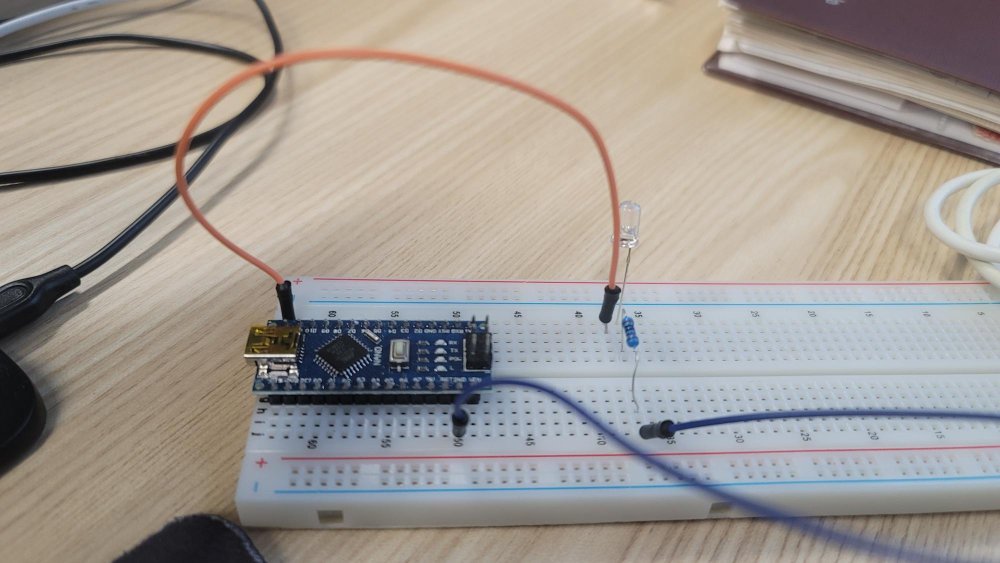
#> input picture arduino-LED.jpg, 2000 x 1126 px, given in place of the camera (shown at 1/2 size)
$ jupyter execute --allow-errors mtr_hackon_project.ipynb   (shell and % lines are left out)   (text cells are left out)
#> lines starting #> are read from the running program, lines starting #| are printed output that depends on the picture; after the words box and inside, x2 and y2 are one past the last pixel; in counts of white or black regions, pixels touching at a corner belong together
#> further down, frame is the input picture: shape (1126, 2000, 3); mean B, G, R 147.2, 153.4, 160
[cell 1]
import os
import numpy as np
import cv2
import pyvirtualcam
from skimage import data, filters
from collections import defaultdict
import serial
import time

[cell 2]
from ultralytics import YOLO

# Load a model
#> (the rest of this cell did not finish here and is left out)

[cell 3]
# Switch on LED

# [10 lines left out: function alertLED, not called in this run]

[cell 4]
# Frame differencing

def frameDiff(frame):
    if frame is None:
        sys.exit()

    fgMask = backSub.apply(frame)
#> fgMask: shape (1126, 2000); every value is 127


    cv2.rectangle(frame, (10, 2), (100,20), (255,255,255), -1)
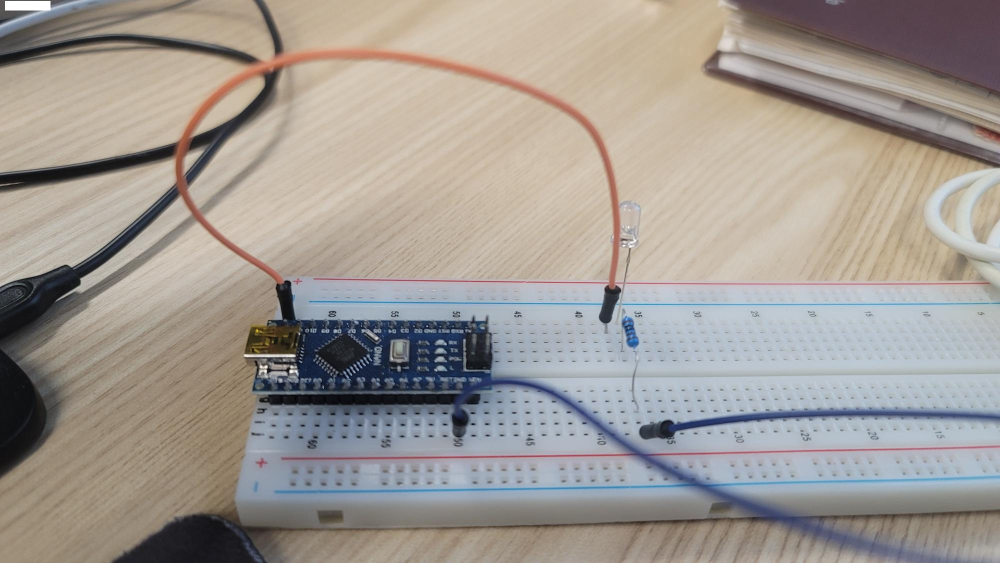
#> frame: shape (1126, 2000, 3) (shown at 1/2 size); 0.08% of pixels changed, all inside (x1, y1, x2, y2) = (10, 2, 101, 21)
    cv2.putText(frame, str(cap.get(cv2.CAP_PROP_POS_FRAMES)), (15, 15), cv2.FONT_HERSHEY_SIMPLEX, 0.5 , (0,0,0))
#> frame: shape (1126, 2000, 3); under 0.01% of pixels changed, all inside (x1, y1, x2, y2) = (17, 5, 40, 16)

    return fgMask

[cell 5]
# Edge detection

def frameCanny(frame, cmf):
    # Convert current frame to grayscale
    frame = cv2.cvtColor(frame, cv2.COLOR_BGR2GRAY)
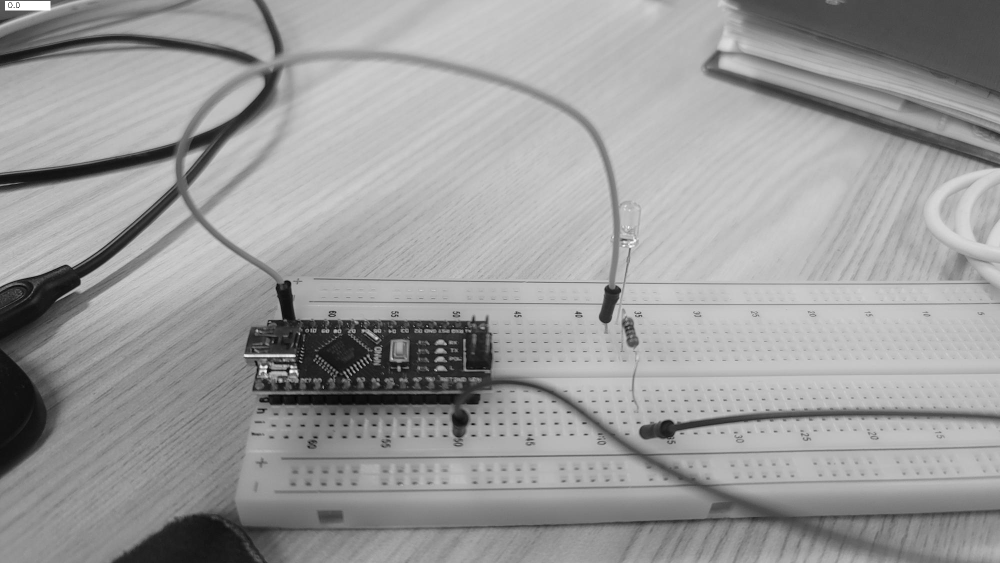
#> frame: shape (1126, 2000) (shown at 1/2 size); min 0, max 255, mean 154.8

    # Calculate absolute difference of current frame and the median frame
    dframe = cv2.absdiff(frame, cmf)
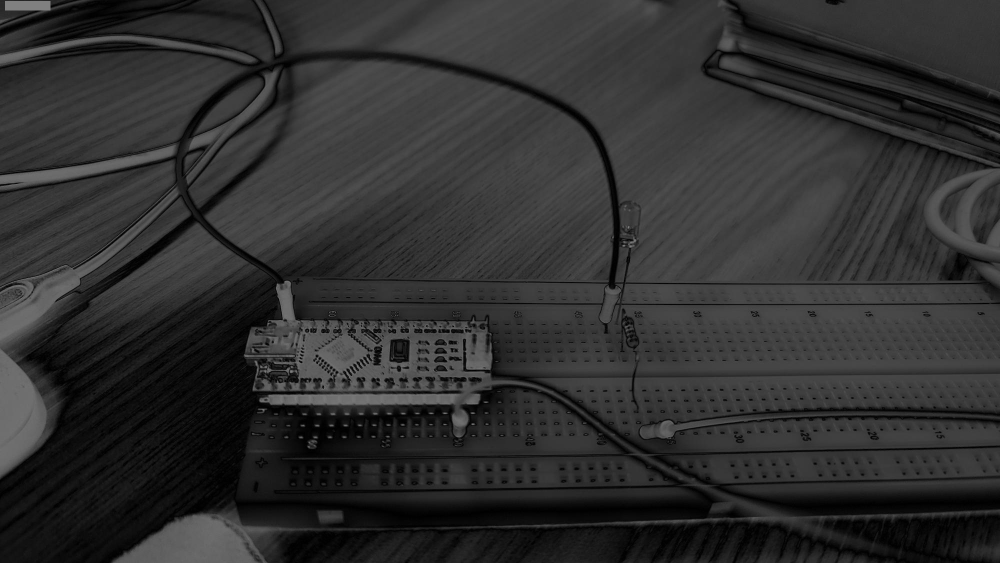
#> dframe: shape (1126, 2000) (shown at 1/2 size); min 0, max 128, mean 47.4

    # thresholding to convert the frame to binary
    ret, thres = cv2.threshold(dframe, 50, 255, cv2.THRESH_BINARY)
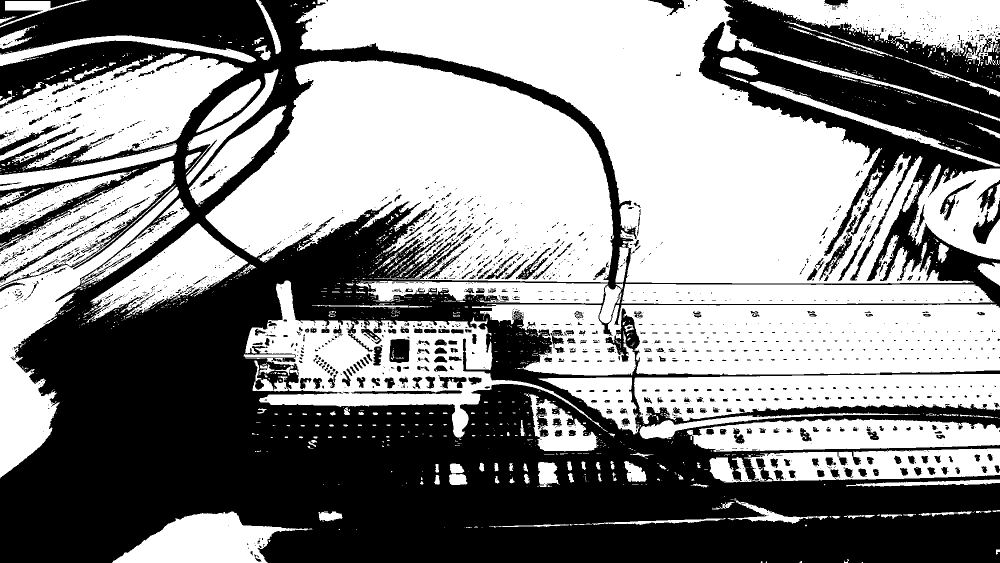
#> thres: shape (1126, 2000) (shown at 1/2 size); 54.5% white; 2220 black regions (1784 under 20 px), largest, box (x1, y1, x2, y2) and area: (0, 0, 2000, 1126) 967203, (0, 0, 163, 52) 2039, (0, 394, 300, 565) 1761

    # dilate the frame a bit to get some more white area makes the detection of contours a bit easier
    dilate_frame = cv2.dilate(thres, None, iterations=2)
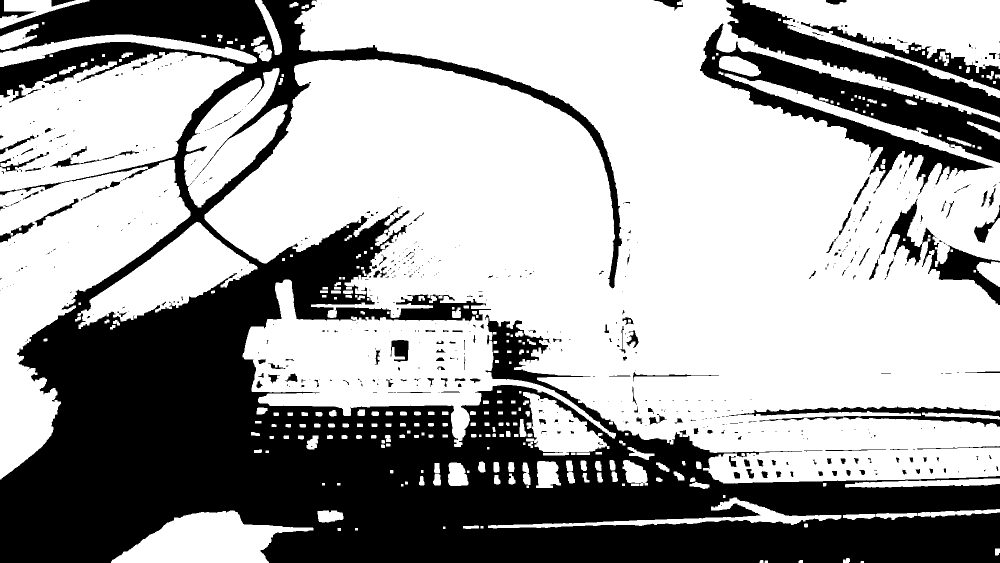
#> dilate_frame: shape (1126, 2000) (shown at 1/2 size); 63.9% white; 610 black regions (445 under 20 px), largest, box (x1, y1, x2, y2) and area: (0, 0, 2000, 1126) 687608, (1400, 47, 2000, 390) 50719, (1452, 0, 2000, 235) 27174

    canny = cv2.Canny(dilate_frame, 30, 200)
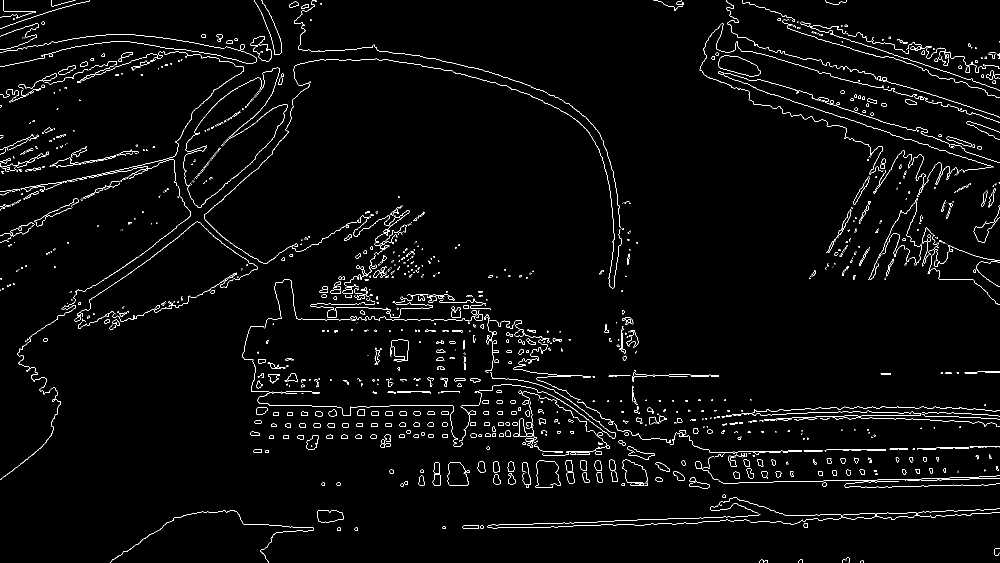
#> canny: shape (1126, 2000) (shown at 1/2 size); 2.3% white in thin lines or dots

    return dilate_frame, canny

[cell 6]
# [17 lines left out: function box_label, not called in this run]

[cell 7]
# [28 lines left out: function plot_bboxes, not called in this run]

[cell 8]
#Background Estimatiion time
backSub = cv2.createBackgroundSubtractorMOG2()

# Open Video

print("Video Camera: Initiating" )
cap = cv2.VideoCapture(0)

ret = True
#> (the rest of this cell did not finish here and is left out)
